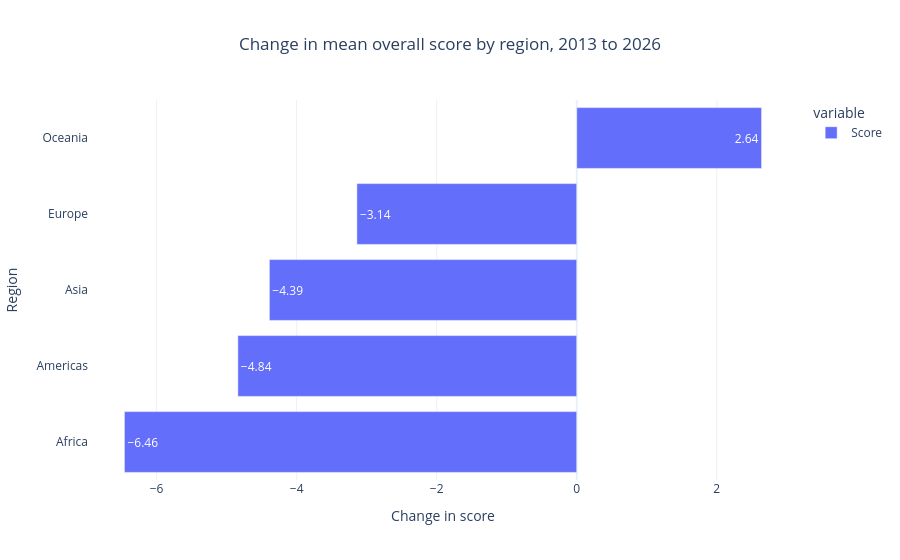

The notebook cell saved with this chart:
### Markdown cell above
## 5. Question 4 — greatest changes and distributions

**Question:** which regions changed most, and how wide is the spread within each?

**Method:** plot the 2013→2026 change per region, then box plots of the 2026 country scores per region.

### Code cell
r2013 = total[total['Year'] == 2013].groupby('region')['Score'].mean()
r2026 = total[total['Year'] == 2026].groupby('region')['Score'].mean()
region_change = (r2026 - r2013).round(2).sort_values()
print('Change 2013 to 2026:')
print(region_change.to_string())

fig = px.bar(
    region_change,
    orientation='h',
    title='Change in mean overall score by region, 2013 to 2026',
    labels={'value': 'Change in score', 'region': 'Region'},
    text_auto=True,
)
fig.update_layout(template='plotly_white', title_x=0.5)
fig.show()

### Figure 1 — Plotly figure (JSON) as saved in the notebook; plotly's stock layout.template omitted (floating-point values rounded to 4 significant figures)
{"data": [{"hovertemplate": "variable=Score<br>Change in score=%{x}<br>Region=%{y}<extra></extra>", "legendgroup": "Score", "marker": {"color": "#636efa", "pattern": {"shape": ""}}, "name": "Score", "orientation": "h", "showlegend": true, "textposition": "auto", "texttemplate": "%{x}", "type": "bar", "x": [-6.46, -4.84, -4.39, -3.14, 2.64], "xaxis": "x", "y": ["Africa", "Americas", "Asia", "Europe", "Oceania"], "yaxis": "y"}], "layout": {"barmode": "relative", "legend": {"title": {"text": "variable"}, "tracegroupgap": 0}, "title": {"text": "Change in mean overall score by region, 2013 to 2026", "x": 0.5}, "xaxis": {"anchor": "y", "domain": [0.0, 1.0], "title": {"text": "Change in score"}}, "yaxis": {"anchor": "x", "domain": [0.0, 1.0], "title": {"text": "Region"}}}}
